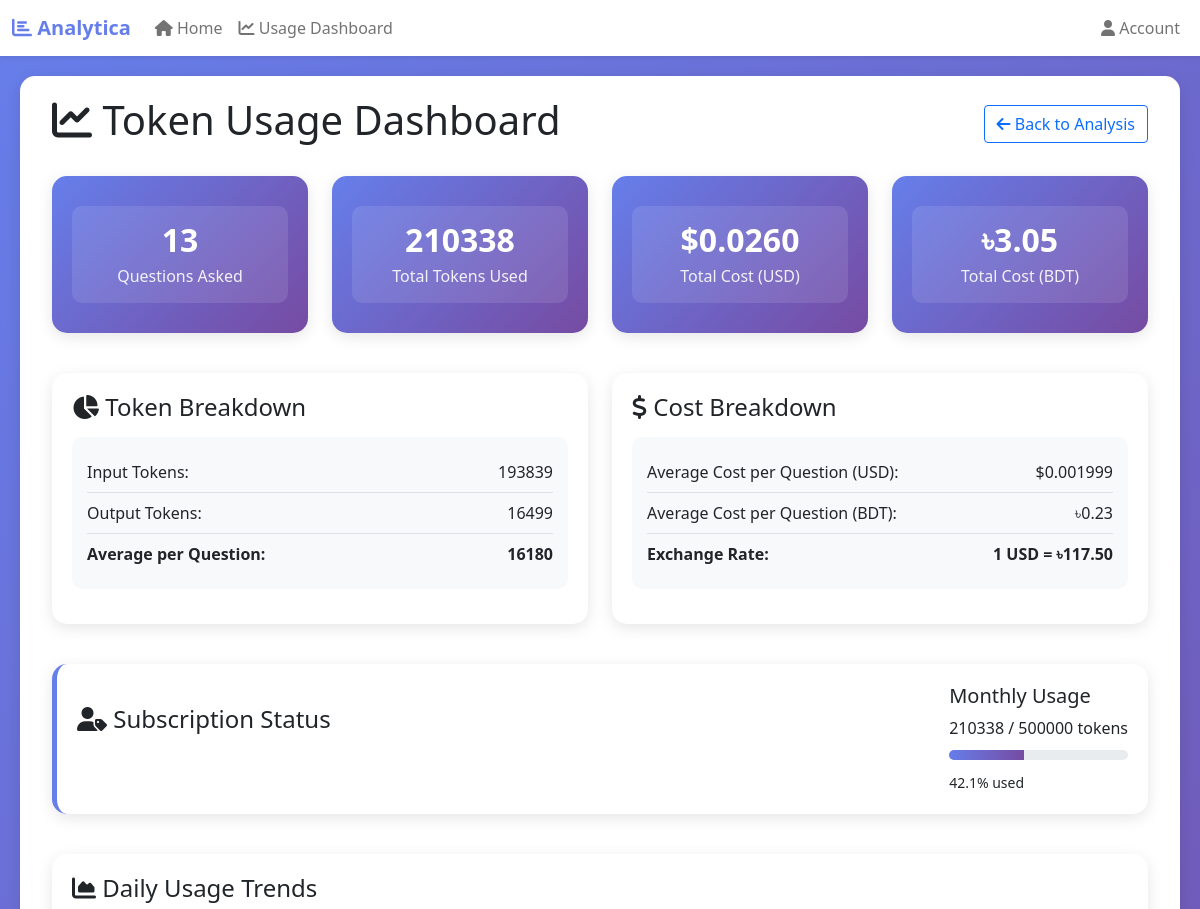
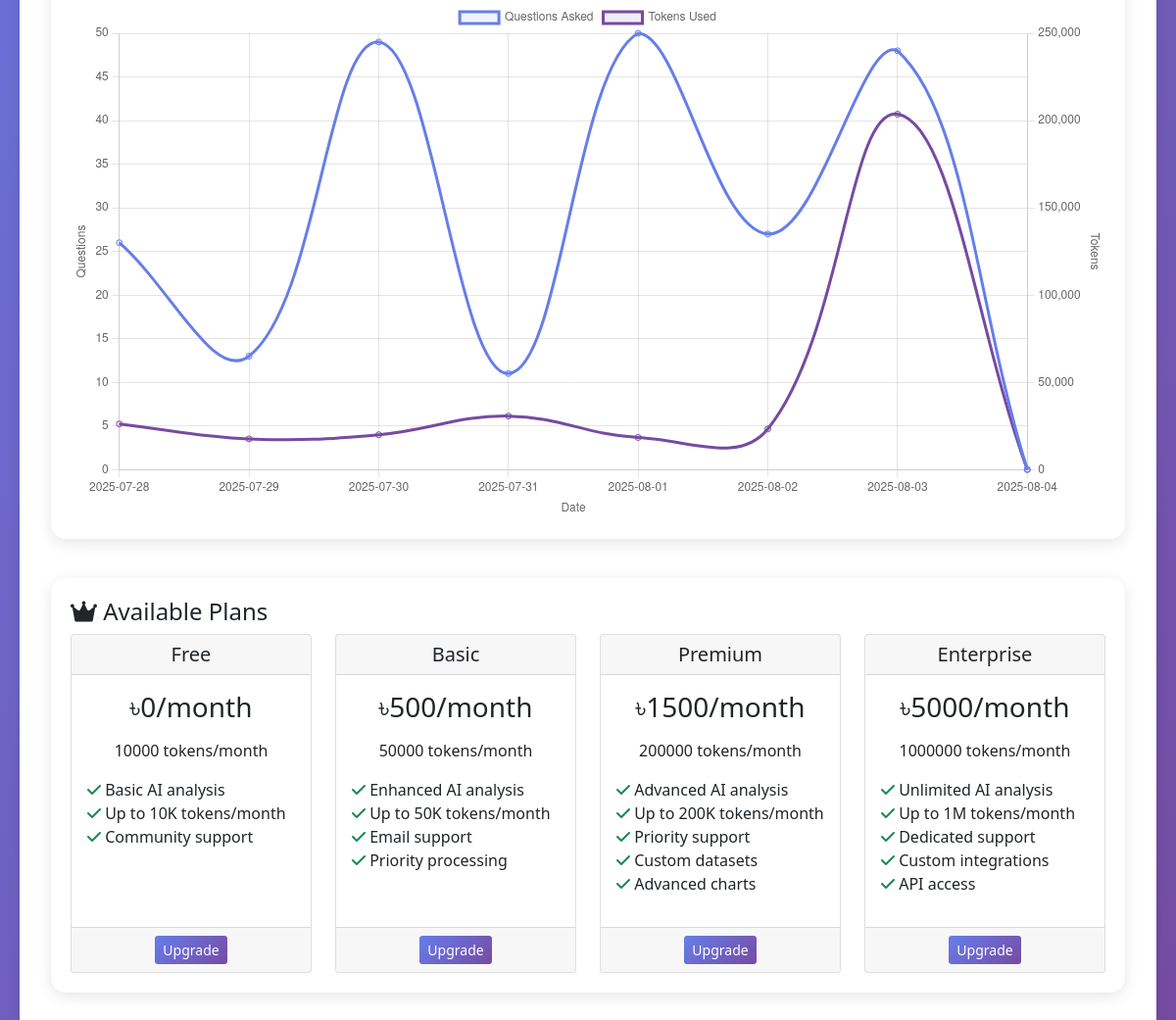
The app's page /token-dashboard/ (signed in) with its own data (2 pictures, top to bottom).
### data/models.py (models this page shows, shortened)
class UserSubscription(models.Model):
    user = models.OneToOneField(User, on_delete=models.CASCADE)
    plan = models.ForeignKey(SubscriptionPlan, on_delete=models.SET_NULL, null=True, blank=True)
    monthly_token_limit = models.IntegerField(default=10000)  # Default 10K tokens for free tier
    monthly_cost_bdt = models.DecimalField(max_digits=10, decimal_places=2, default=0.0)
    current_month_tokens_used = models.IntegerField(default=0)
    reset_date = models.DateField(default=timezone.now)
    is_active = models.BooleanField(default=True)
    created_at = models.DateTimeField(default=timezone.now)
    updated_at = models.DateTimeField(auto_now=True)
    class Meta:
        verbose_name = 'User Subscription'
        verbose_name_plural = 'User Subscriptions'
    def get_usage_percentage(self):
        if self.monthly_token_limit == 0:
            return 0
        return (self.current_month_tokens_used / self.monthly_token_limit) * 100

### data/views.py (the view)
# urls.py: path('token-dashboard/', views.token_usage_dashboard, name='token_dashboard'),
def token_usage_dashboard(request):
    try:
        usage_summary = get_user_usage_summary(
            user=request.user if request.user.is_authenticated else None,
            session_id=request.session.session_key if not request.user.is_authenticated else None,
            days=30
        )
        chart_data = get_daily_usage_chart_data(days=30)
        subscription_info = None
        if request.user.is_authenticated:
            from .models import UserSubscription
            subscription_info = UserSubscription.objects.filter(user=request.user).first()
        context = {
            'usage_summary': usage_summary,
            'chart_data': chart_data,
            'subscription_info': subscription_info,
            'subscription_tiers': get_subscription_tiers()
        }
        return render(request, 'token_dashboard.html', context)
    except Exception as e:
        print(f"Token Dashboard Error: {str(e)}")
        messages.error(request, f'Error loading token usage dashboard: {str(e)}')
        return render(request, 'token_dashboard.html', {'error': str(e)})

### data/token_utils.py (called while the page is built)
def get_daily_usage_chart_data(days=30):
    end_date = timezone.now()
    start_date = end_date - timezone.timedelta(days=days)
    summaries = DailyTokenSummary.objects.filter(
        date__range=(start_date, end_date)
    ).order_by('date')
    chart_data = {
        'dates': [],
        'questions': [],
        'tokens': [],
        'costs_usd': [],
        'costs_bdt': []
    }
    for summary in summaries:
        chart_data['dates'].append(summary.date.strftime('%Y-%m-%d'))
        chart_data['questions'].append(summary.total_questions)
        chart_data['tokens'].append(summary.total_input_tokens + summary.total_output_tokens)
        chart_data['costs_usd'].append(float(summary.total_cost_usd))
        chart_data['costs_bdt'].append(float(summary.total_cost_bdt))
    return chart_data

### templates/token_dashboard.html (shortened to what this page needs)
{% extends 'base.html' %}
{% load static %}
{% block content %}
<div class="container-fluid">
    <div class="row">
        <div class="col-12">
            <div class="d-flex justify-content-between align-items-center mb-4">
                <h1><i class="fas fa-chart-line"></i> Token Usage Dashboard</h1>
                <a href="{% url 'home' %}" class="btn btn-outline-primary">
                    <i class="fas fa-arrow-left"></i> Back to Analysis
                </a>
            </div>
        </div>
    </div>
    {% if usage_summary %}
    <div class="row">
        <div class="col-md-3">
            <div class="usage-card">
                <div class="usage-stat">
                    <h3>{{ usage_summary.total_questions }}</h3>
                    <p>Questions Asked</p>
                </div>
            </div>
        </div>
        <div class="col-md-3">
            <div class="usage-card">
                <div class="usage-stat">
                    <h3>{{ usage_summary.total_tokens|floatformat:0 }}</h3>
                    <p>Total Tokens Used</p>
                </div>
            </div>
        </div>
        <div class="col-md-3">
            <div class="usage-card">
                <div class="usage-stat">
                    <h3>${{ usage_summary.total_cost_usd|floatformat:4 }}</h3>
                    <p>Total Cost (USD)</p>
                </div>
            </div>
        </div>
        <div class="col-md-3">
            <div class="usage-card">
                <div class="usage-stat">
                    <h3>৳{{ usage_summary.total_cost_bdt|floatformat:2 }}</h3>
                    <p>Total Cost (BDT)</p>
                </div>
            </div>
        </div>
    </div>
    <div class="row">
        <div class="col-md-6">
            <div class="chart-container">
                <h4><i class="fas fa-chart-pie"></i> Token Breakdown</h4>
                <div class="cost-breakdown">
                    <div class="cost-item">
                        <span>Input Tokens:</span>
                        <span>{{ usage_summary.total_input_tokens|floatformat:0 }}</span>
                    </div>
                    <div class="cost-item">
                        <span>Output Tokens:</span>
                        <span>{{ usage_summary.total_output_tokens|floatformat:0 }}</span>
                    </div>
                    <div class="cost-item">
                        <span>Average per Question:</span>
                        <span>{{ usage_summary.average_tokens_per_question|floatformat:0 }}</span>
                    </div>
                </div>
            </div>
        </div>
        <div class="col-md-6">
            <div class="chart-container">
                <h4><i class="fas fa-dollar-sign"></i> Cost Breakdown</h4>
                <div class="cost-breakdown">
                    <div class="cost-item">
                        <span>Average Cost per Question (USD):</span>
                        <span>${{ usage_summary.average_cost_per_question_usd|floatformat:6 }}</span>
                    </div>
                    <div class="cost-item">
                        <span>Average Cost per Question (BDT):</span>
                        <span>৳{{ usage_summary.average_cost_per_question_bdt|floatformat:2 }}</span>
                    </div>
                    <div class="cost-item">
                        <span>Exchange Rate:</span>
                        <span>1 USD = ৳117.50</span>
                    </div>
                </div>
            </div>
        </div>
    </div>
    {% endif %}
    {% if subscription_info %}
    <div class="row">
        <div class="col-12">
            <div class="subscription-card">
                <div class="d-flex justify-content-between align-items-center">
                    <div>
                        <h4><i class="fas fa-user-tag"></i> Subscription Status</h4>
                        <p class="mb-2">
                            <span class="tier-badge tier-{{ subscription_info.tier }}">
                            </span>
                        </p>
                    </div>
                    <div class="text-right">
                        <h5>Monthly Usage</h5>
                        <p class="mb-1">{{ subscription_info.current_month_tokens_used|floatformat:0 }} / {{ subscription_info.monthly_token_limit|floatformat:0 }} tokens</p>
                        <div class="progress-bar">
                            <div class="progress-fill" style="width: {{ subscription_info.get_usage_percentage }}%"></div>
                        </div>
                        <small>{{ subscription_info.get_usage_percentage|floatformat:1 }}% used</small>
                    </div>
                </div>
            </div>
        </div>
    </div>
    {% endif %}
    {% if chart_data %}
    <div class="row">
        <div class="col-12">
            <div class="chart-container">
                <h4><i class="fas fa-chart-area"></i> Daily Usage Trends</h4>
                <canvas id="usageChart" width="400" height="200"></canvas>
            </div>
        </div>
    </div>
    {% endif %}
    <div class="row">
        <div class="col-12">
            <div class="chart-container">
                <h4><i class="fas fa-crown"></i> Available Plans</h4>
                <div class="row">
                    {% for tier_key, tier_info in subscription_tiers.items %}
                    <div class="col-md-3">
                        <div class="card h-100">
                            <div class="card-header text-center">
                                <h5 class="mb-0">{{ tier_info.name }}</h5>
                            </div>
                            <div class="card-body">
                                <h3 class="text-center mb-3">৳{{ tier_info.monthly_cost_bdt|floatformat:0 }}/month</h3>
                                <p class="text-center mb-3">{{ tier_info.monthly_token_limit|floatformat:0 }} tokens/month</p>
                                <ul class="list-unstyled">
                                    {% for feature in tier_info.features %}
                                    <li><i class="fas fa-check text-success"></i> {{ feature }}</li>
                                    {% endfor %}
                                </ul>
                            </div>
                            <div class="card-footer text-center">
                                <button class="btn btn-primary btn-sm">Upgrade</button>
                            </div>
                        </div>
                    </div>
                    {% endfor %}
                </div>
            </div>
        </div>
    </div>
</div>
{% endblock %}
{% block extra_js %}
<script>
document.addEventListener('DOMContentLoaded', function() {
    // Usage Chart
    {% if chart_data %}
    const ctx = document.getElementById('usageChart').getContext('2d');
    const usageChart = new Chart(ctx, {
        type: 'line',
        data: {
            labels: {{ chart_data.dates|safe }},
            datasets: [{
                label: 'Questions Asked',
                data: {{ chart_data.questions|safe }},
                borderColor: '#667eea',
                backgroundColor: 'rgba(102, 126, 234, 0.1)',
                tension: 0.4
            }, {
                label: 'Tokens Used',
                data: {{ chart_data.tokens|safe }},
                borderColor: '#764ba2',
                backgroundColor: 'rgba(118, 75, 162, 0.1)',
                tension: 0.4,
                yAxisID: 'y1'
            }]
        },
        options: {
            responsive: true,
            interaction: {
                mode: 'index',
                intersect: false,
            },
            scales: {
                x: {
                    display: true,
                    title: {
                        display: true,
                        text: 'Date'
                    }
                },
                y: {
                    type: 'linear',
                    display: true,
                    position: 'left',
                    title: {
                        display: true,
                        text: 'Questions'
                    }
                },
                y1: {
                    type: 'linear',
                    display: true,
                    position: 'right',
                    title: {
                        display: true,
                        text: 'Tokens'
                    },
                    grid: {
                        drawOnChartArea: false,
                    },
                }
            }
        }
    });
    {% endif %}
    // Auto-refresh usage data every 30 seconds
    setInterval(function() {
        fetch('{% url "api_token_usage" %}')
            .then(response => response.json())
            .then(data => {
                if (data.success) {
                    // Update usage statistics
                    console.log('Usage data updated:', data.usage_summary);
                }
            })
            .catch(error => console.error('Error updating usage data:', error));
    }, 30000);
});
</script>
{% endblock %}

### templates/token_dashboard.html (style rules this page uses)
.usage-card { background: linear-gradient(135deg, #667eea 0%, #764ba2 100%); color: white; border-radius: 15px; padding: 20px; margin-bottom: 20px; box-shadow: 0 4px 15px rgba(0,0,0,0.1); }
.usage-stat { text-align: center; padding: 15px; background: rgba(255,255,255,0.1); border-radius: 10px; margin: 10px 0; }
.usage-stat h3 { font-size: 2rem; margin: 0; font-weight: bold; }
.usage-stat p { margin: 5px 0 0 0; opacity: 0.9; }
.chart-container { background: white; border-radius: 15px; padding: 20px; margin: 20px 0; box-shadow: 0 4px 15px rgba(0,0,0,0.1); }
.subscription-card { background: white; border-radius: 15px; padding: 20px; margin: 20px 0; box-shadow: 0 4px 15px rgba(0,0,0,0.1); border-left: 5px solid #667eea; }
.progress-bar { height: 10px; background: #e9ecef; border-radius: 5px; overflow: hidden; margin: 10px 0; }
.progress-fill { height: 100%; background: linear-gradient(90deg, #667eea, #764ba2); transition: width 0.3s ease; }
.tier-badge { display: inline-block; padding: 5px 15px; border-radius: 20px; font-size: 0.9rem; font-weight: bold; text-transform: uppercase; }
.cost-breakdown { background: #f8f9fa; border-radius: 10px; padding: 15px; margin: 15px 0; }
.cost-item { display: flex; justify-content: space-between; padding: 8px 0; border-bottom: 1px solid #dee2e6; }
.cost-item:last-child { border-bottom: none; font-weight: bold; }

### templates/base.html (style rules this page uses)
body { background: linear-gradient(135deg, #667eea 0%, #764ba2 100%); min-height: 100vh; }
.btn-primary { background: linear-gradient(135deg, #667eea 0%, #764ba2 100%); border: none; }

### records on screen
UserSubscription: current_month_tokens_used "210338", monthly_token_limit "500000", get_usage_percentage "42.1"

### other values on screen
{{ usage_summary.total_questions }} "13"
{{ usage_summary.total_tokens|floatformat:0 }} "210338"
{{ usage_summary.total_cost_usd|floatformat:4 }} "0.0260"
{{ usage_summary.total_cost_bdt|floatformat:2 }} "3.05"
{{ usage_summary.total_input_tokens|floatformat:0 }} "193839"
{{ usage_summary.total_output_tokens|floatformat:0 }} "16499"
{{ usage_summary.average_tokens_per_question|floatformat:0 }} "16180"
{{ usage_summary.average_cost_per_question_usd|floatformat:6 }} "0.001999"
{{ usage_summary.average_cost_per_question_bdt|floatformat:2 }} "0.23"
{{ tier_info.name }} "Free" "Basic" "Premium" "Enterprise"
{{ tier_info.monthly_cost_bdt|floatformat:0 }} "0" "500" "1500" "5000"
{{ tier_info.monthly_token_limit|floatformat:0 }} "10000" "50000" "200000" "1000000"
{{ feature }} "Basic AI analysis" "Up to 10K tokens/month" "Community support" "Enhanced AI analysis" "Up to 50K tokens/month" "Email support" "Priority processing" "Advanced AI analysis" "Up to 200K tokens/month" "Priority support" "Custom datasets" "Advanced charts" "Unlimited AI analysis" "Up to 1M tokens/month" "Dedicated support" "Custom integrations" "API access"
chart data {{ chart_data.dates|safe }} ['2025-07-28', '2025-07-29', '2025-07-30', '2025-07-31', '2025-08-01', '2025-08-02', '2025-08-03', '2025-08-04']
chart data {{ chart_data.questions|safe }} [26, 13, 49, 11, 50, 27, 48, 0]
